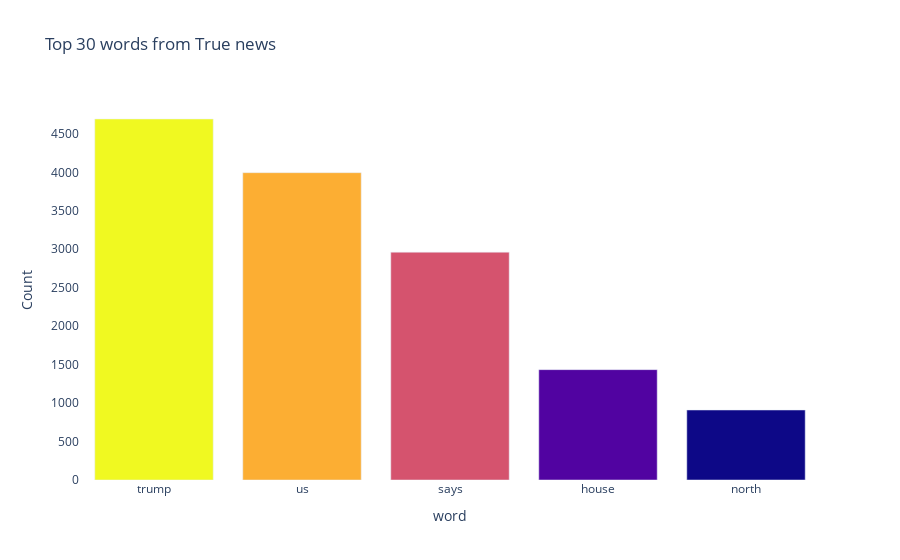

Source (notebook cell):
### Code cell
## 1 gram for true news
real_news=pd.DataFrame(pd.Series(' '.join(df_[df_['output']==1]['news']).split()).value_counts())

real_news30=real_news.head(5)
plot_data = [
    go.Bar(
        x=real_news30.index,
        y=real_news30[0],
        #name='True',
        #x_axis="OTI",
        #y_axis="time",
        marker = dict(
            color = real_news30[0]
        )
    )
]
plot_layout = go.Layout(
        title='Top 30 words from True news',
        yaxis_title='Count',
        xaxis_title='word',
        plot_bgcolor='rgba(0,0,0,0)'
    )
fig = go.Figure(data=plot_data, layout=plot_layout)
pyoff.iplot(fig)

### Figure 1 — Plotly figure (JSON) as saved in the notebook; plotly's stock layout.template omitted (floating-point values rounded to 4 significant figures)
{"data": [{"marker": {"color": [4694, 3996, 2962, 1435, 910]}, "type": "bar", "x": ["trump", "us", "says", "house", "north"], "y": [4694, 3996, 2962, 1435, 910]}], "layout": {"plot_bgcolor": "rgba(0,0,0,0)", "title": {"text": "Top 30 words from True news"}, "xaxis": {"title": {"text": "word"}}, "yaxis": {"title": {"text": "Count"}}}}
